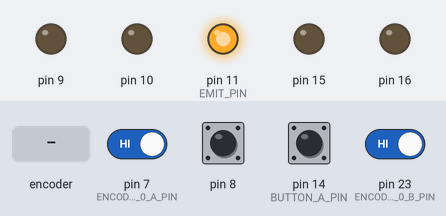
Bench run of a sketch on a simulated Arduino Leonardo, built with avr-gcc and run on an emulated ATmega32U4. Shown: output pins drawn as LEDs (lit = HIGH). The inputs (shaded band) are chosen by the test bench; at power-on: pin 7 (ENCODER_0_A_PIN), pin 8, pin 14 (BUTTON_A_PIN), pin 23 (ENCODER_0_B_PIN) HIGH.

Above: at 1.2 s.
1.3 s: pin 14 (BUTTON_A_PIN) pulled LOW for 0.15 s
At 1.6 s:
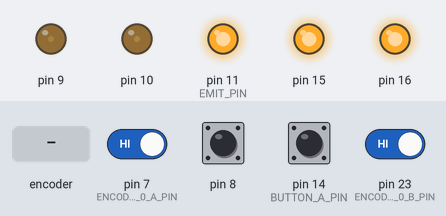
4.3 s: rotary encoder on pin 7 (ENCODER_0_A_PIN) / pin 23 (ENCODER_0_B_PIN) turned 1 step (first pin leading)
At 7.27 s:
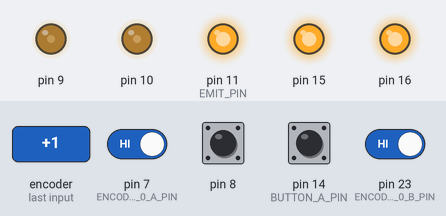
7.3 s: pin 8 pulled LOW for 0.15 s
10.4 s: pin 8 pulled LOW for 1 s
At 12.89 s:
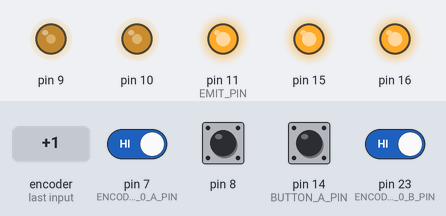
Timing chart, 0 to 17.6 s (numbered marks = the images above; inputs shaded):
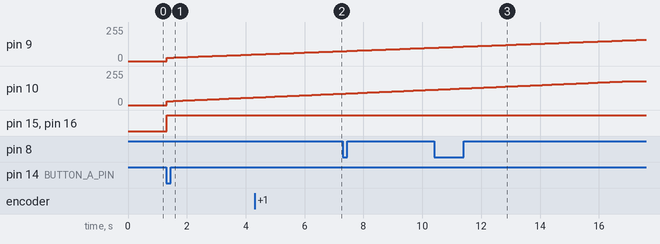

Measured:
- after the input at 1.3 s, pin 9: moves from 0/255 to 49/255 over 2.9 s, starting at once; pin 10: moves from 0/255 to 57/255 over 2.9 s, starting at once; pin 15, pin 16: LOW → HIGH at once

The sketch:

Leader_arc_test_v5_NKrobot.ino
```cpp
#include "Motors.h"
#include "LineSensors.h"
#include "PID.h"
#include "Encoders.h"
#include "Kinematics.h"
#include <math.h>

Motors_c motors;
PID_c left_pid;
PID_c right_pid;
PID_c heading_pid;
Kinematics_c pose;

// button pin
const int BUTTON_A_PIN = 14;

// target coordinates
float TARGET_X = -300.0f;
float TARGET_Y = -100.0f;
bool travelling = false;

const float DIST_TOL = 5.0;

// timing variables
const uint32_t SPEED_EST_MS = 10;
const uint32_t CTRL_MS = 20;
const uint32_t POSE_MS = 20;

uint32_t lastCtrlTime = 0;
uint32_t lastSpeedTime = 0;
uint32_t lastPoseTime = 0;

// pwm limits
const int PWM_MAX_ABS = 60;
const int PWM_FLOOR = 18;

// pid settings & steering
const float DRIVE_KP = 60.0f;
const float DRIVE_KI = 0.02f;
const float DRIVE_KD = 0.001f;

const float HEAD_KP = 2.0f;
const float HEAD_KI = 0.0f;
const float HEAD_KD = 0.0f;

const float REVERSE_SPEED = 0.45f;
const float MAX_STEER = 0.04f;

// state variables
bool lastButtonState = HIGH;

// wheel speed estimation variables
long last_e0 = 0;
long last_e1 = 0;

float right_speed = 0.0f;
float left_speed = 0.0f;
float last_speed_e0 = 0.0f;
float last_speed_e1 = 0.0f;

const float ALPHA = 0.2f;

// logging
const uint32_t LOG_MS = 50;
const int LOG_SIZE = 200;
const uint32_t STOP_SETTLE_MS = 1000;
const float MOTION_START_SPEED = 0.03f;
const float STOP_SPEED_THRESHOLD = 0.01f;

struct LogEntry {
  uint32_t t_ms;
  int16_t x_centi; // pose.x * 100
  int16_t y_centi; // pose.y * 100
};

LogEntry logBuffer[LOG_SIZE];
int logIndex = 0;
uint32_t lastLogTime = 0;
bool loggingActive = false;
bool logReadyToDump = false;
bool hasStartedMotion = false;
uint32_t belowSpeedSince = 0;

// FSM states
enum RobotState {
  WAITING,
  REVERSING,
  DONE,
  STOPPED
};

RobotState state = WAITING;

// helper functions
float clampFloat(float x, float lo, float hi) {
  if (x < lo) return lo;
  if (x > hi) return hi;
  return x;
}

int clampInt(int x, int lo, int hi) {
  if (x < lo) return lo;
  if (x > hi) return hi;
  return x;
}

int applyPwmFloor(int pwm, float demand_speed, int floorVal) {
  if (demand_speed == 0.0f) return 0;
  if (abs(pwm) < floorVal) {
    pwm = (demand_speed > 0.0f) ? floorVal : -floorVal;
  }
  return pwm;
}

void stopRobot() {
  motors.setPWM(0, 0);
  left_pid.reset();
  right_pid.reset();
  heading_pid.reset();

  if (loggingActive) {
    loggingActive = false;
    logReadyToDump = true;
  }
}

float angleDiff(float target) {
  return atan2f(sinf(target - pose.theta), cosf(target - pose.theta));
}

void startLogging() {
  logIndex = 0;
  lastLogTime = millis() - LOG_MS;
  loggingActive = true;
  logReadyToDump = false;
  hasStartedMotion = false;
  belowSpeedSince = 0;
}

void logData() {
  if (!loggingActive) return;

  uint32_t now = millis();
  if (now - lastLogTime < LOG_MS) return;
  lastLogTime = now;

  if (logIndex >= LOG_SIZE) return;

  logBuffer[logIndex].x_centi = (int16_t)(pose.x * 100.0f);
  logBuffer[logIndex].y_centi = (int16_t)(pose.y * 100.0f);
  logBuffer[logIndex].t_ms = now;
  logIndex++;
}

void logDump() {
  bool buttonState = digitalRead(BUTTON_A_PIN);
  static bool lastBtn = HIGH;

  if (lastBtn == HIGH && buttonState == LOW) {
    delay(20);
    if (digitalRead(BUTTON_A_PIN) == LOW && logReadyToDump) {
      Serial.println(F("i,x_mm,y_mm,ts"));
      for (int i = 0; i < logIndex; i++) {
        float x = logBuffer[i].x_centi / 100.0f;
        float y = logBuffer[i].y_centi / 100.0f;
        Serial.print(i);
        Serial.print(",");
        Serial.print(x);
        Serial.print(",");
        Serial.print(y);
        Serial.print(",");
        Serial.println(logBuffer[i].t_ms);
      }
      logReadyToDump = false;
    }
  }

  lastBtn = buttonState;
}

// wheel speed estimation
void updateWheelSpeedsIfNeeded() {
  uint32_t now = millis();
  uint32_t elapsed = now - lastSpeedTime;

  if (elapsed < SPEED_EST_MS) return;

  lastSpeedTime = now;

  long delta_e0 = count_e0 - last_e0;
  long delta_e1 = count_e1 - last_e1;

  last_e0 = count_e0;
  last_e1 = count_e1;

  float speed_e0 = (float)delta_e0 / (float)elapsed;
  float speed_e1 = (float)delta_e1 / (float)elapsed;

  right_speed = ALPHA * speed_e0 + (1.0f - ALPHA) * last_speed_e0;
  left_speed  = ALPHA * speed_e1 + (1.0f - ALPHA) * last_speed_e1;

  last_speed_e0 = right_speed;
  last_speed_e1 = left_speed;
}

// pose update
void updatePoseifNeeded() {
  uint32_t now = millis();
  if (now - lastPoseTime < POSE_MS) return;
  lastPoseTime = now;

  pose.update();
}

// reverse pid control
void setTravel(float x, float y) {
  TARGET_X = x;
  TARGET_Y = y;
  travelling = true;
  left_pid.reset();
  right_pid.reset();
  heading_pid.reset();
  startLogging();
}

bool checkTravelReverse() {
  if (!travelling) {
    return true;
  }

  float dx = TARGET_X - pose.x;
  float dy = TARGET_Y - pose.y;
  float dist = sqrtf(dx * dx + dy * dy);

  // Stop if within 5 mm of target, OR x < -305, OR y < -105
  if (dist <= DIST_TOL || pose.x < -305.0f || pose.y < -105.0f) {
    motors.setPWM(0, 0);
    travelling = false;
    left_pid.reset();
    right_pid.reset();
    heading_pid.reset();
    return true;
  }

  float desired_heading = atan2f(dy, dx);
  desired_heading += PI;

  float heading_error = angleDiff(desired_heading);
  float rev = REVERSE_SPEED;
  float head_corr = 2.0f * heading_pid.update(0.0f, heading_error);
  float steer_limit = 0.07f * rev;
  head_corr = clampFloat(head_corr, -steer_limit, steer_limit);

  if (dist < 50.0f) {
    rev = 0.3f;
  }

  float left_pwm  = left_pid.update(-rev + head_corr, left_speed);
  float right_pwm = right_pid.update(-rev - head_corr, right_speed);

  motors.setPWM((int)left_pwm, (int)right_pwm);
  return false;
}

// state functions
void stateWaiting() {
  bool buttonState = digitalRead(BUTTON_A_PIN);

  if (lastButtonState == HIGH && buttonState == LOW) {
    setTravel(TARGET_X, TARGET_Y);
    state = REVERSING;
  }
  lastButtonState = buttonState;
}

void stateReverse() {
  if (fabs(left_speed) > MOTION_START_SPEED || fabs(right_speed) > MOTION_START_SPEED) {
    hasStartedMotion = true;
  }

  if (checkTravelReverse()) {
    stopRobot();
    belowSpeedSince = millis();
    state = DONE;
  }
}

void stateDone() {
  motors.setPWM(0, 0);

  float maxAbsSpeed = fabs(left_speed);
  if (fabs(right_speed) > maxAbsSpeed) maxAbsSpeed = fabs(right_speed);

  if (maxAbsSpeed < STOP_SPEED_THRESHOLD) {
    if (belowSpeedSince == 0) {
      belowSpeedSince = millis();
    }

    if (hasStartedMotion && (millis() - belowSpeedSince >= STOP_SETTLE_MS)) {
      state = STOPPED;
    }
  } else {
    belowSpeedSince = 0;
  }
}

void stateStopped() {
  motors.setPWM(0, 0);
}

// setup function
void setup() {
  Serial.begin(9600);

  motors.initialise();
  setupEncoder0();
  setupEncoder1();

  pinMode(EMIT_PIN, OUTPUT);
  digitalWrite(EMIT_PIN, HIGH);

  pinMode(BUTTON_A_PIN, INPUT_PULLUP);

  pose.initialise(0, 0, 0);

  left_pid.initialise(DRIVE_KP, DRIVE_KI, DRIVE_KD);
  right_pid.initialise(DRIVE_KP, DRIVE_KI, DRIVE_KD);
  heading_pid.initialise(HEAD_KP, HEAD_KI, HEAD_KD);
  left_pid.reset();
  right_pid.reset();
  heading_pid.reset();

  last_e0 = count_e0;
  last_e1 = count_e1;
  lastSpeedTime = millis();
  lastCtrlTime = millis();
  lastPoseTime = millis();

  motors.setPWM(0, 0);
  state = WAITING;
}

// loop
void loop() {
  updateWheelSpeedsIfNeeded();
  updatePoseifNeeded();

  switch (state) {
    case WAITING:
      stateWaiting();
      break;
    case REVERSING:
      stateReverse();
      break;
    case DONE:
      stateDone();
      break;
    case STOPPED:
      stateStopped();
      break;
  }

  logData();
  logDump();
}
```

Encoders.h
```cpp
/*
 *
 * This code has been completed for you and should not be changed.
 * This code will be discussed in Labsheet 3.
 *
 */

#ifndef _ENCODERS_H
#define _ENCODERS_H

#define ENCODER_0_A_PIN  7
#define ENCODER_0_B_PIN  23
#define ENCODER_1_A_PIN  26
//#define ENCODER_1_B_PIN Non-standard pin!


// Volatile Global variables used by Encoder ISR.
volatile long count_e0; // used by encoder to count the rotation
volatile byte state_e0; // used to determine quadrature state
volatile long count_e1;
volatile byte state_e1;


// This ISR handles just Encoder 1
// ISR to read the Encoder1 Channel A and B pins
// and then look up based on  transition what kind of
// rotation must have occured.
ISR( INT6_vect ) {
  // We know that the ISR is only called when a pin changes.
  // We also know only 1 pin can change at a time.
  // The XOR(AB) signal change from "Channel A" triggers ISR.

  // First, Read in the new state of the encoder pins.
  // Standard pins, so standard read functions.
  boolean e0_B = digitalRead( ENCODER_0_B_PIN ); // normal B state
  boolean e0_A = digitalRead( ENCODER_0_A_PIN ); // XOR(AB)

  // Software XOR (^) logically infers
  // the true value of A given the state of B
  e0_A = e0_A ^ e0_B;

  // Shift our (new) current readings into bit positions
  // 2 and 3 in the state variable (current state)
  // State: (bit3)  (bit2)  (bit1)   (bit0)
  // State:  new B   new A   old B   old A
  state_e0 = state_e0 | ( e0_B  << 3 );
  state_e0 = state_e0 | ( e0_A  << 2 );

  if ( state_e0 == 1 ) {
    count_e0--;
  } else if ( state_e0 == 2) {
    count_e0++;
  } else if ( state_e0 == 4) {
    count_e0++;
  } else if ( state_e0 == 7) {
    count_e0--;
  } else if ( state_e0 == 8) {
    count_e0--;
  } else if ( state_e0 == 11) {
    count_e0++;
  } else if ( state_e0 == 13) {
    count_e0++;
  } else if ( state_e0 == 14) {
    count_e0--;
  }

  // Shift the current readings (bits 3 and 2) down
  // into position 1 and 0 (to become prior readings)
  // This bumps bits 1 and 0 off to the right, "deleting"
  // them for the next ISR call.
  state_e0 = state_e0 >> 2;

}


// This ISR handles just Encoder 0
// ISR to read the Encoder0 Channel A and B pins
// and then look up based on  transition what kind of
// rotation must have occured.
ISR( PCINT0_vect ) {

  // First, Read in the new state of the encoder pins.

  // Mask for a specific pin from the port.
  // Non-standard pin, so we access the register
  // directly.
  // Reading just PINE would give us a number
  // composed of all 8 bits.  We want only bit 2.
  // B00000100 masks out all but bit 2
  // It is more portable to use the PINE2 keyword.
  boolean e1_B = PINE & (1 << PINE2);
  //boolean e1_B = PINE & B00000100;  // Does same as above.

  // Standard read from the other pin.
  boolean e1_A = digitalRead( ENCODER_1_A_PIN ); // 26 the same as A8


  e1_A = e1_A ^ e1_B;

  // Create a bitwise representation of our states
  // We do this by shifting the boolean value up by
  // the appropriate number of bits, as per our table
  // header:
  //
  // State :  (bit3)  (bit2)  (bit1)  (bit0)
  // State :  New A,  New B,  Old A,  Old B.
  state_e1 = state_e1 | ( e1_B  << 3 );
  state_e1 = state_e1 | ( e1_A  << 2 );


  // This is an inefficient way of determining
  // the direction.  However it illustrates well
  // against the lecture slides.
  if ( state_e1 == 1 ) {
    count_e1--;
  } else if ( state_e1 == 2) {
    count_e1++;
  } else if ( state_e1 == 4) {
    count_e1++;
  } else if ( state_e1 == 7) {
    count_e1--;
  } else if ( state_e1 == 8) {
    count_e1--;
  } else if ( state_e1 == 11) {
    count_e1++;
  } else if ( state_e1 == 13) {
    count_e1++;
  } else if ( state_e1 == 14) {
    count_e1--;
  }

  // Shift the current readings (bits 3 and 2) down
  // into position 1 and 0 (to become prior readings)
  // This bumps bits 1 and 0 off to the right, "deleting"
  // them for the next ISR call.
  state_e1 = state_e1 >> 2;
}


/*
   This setup routine enables interrupts for
   encoder1.  The interrupt is automatically
   triggered when one of the encoder pin changes.
   This is really convenient!  It means we don't
   have to check the encoder manually.
*/
void setupEncoder0()
{
  count_e0 = 0;

  // Setup pins for right encoder
  pinMode( ENCODER_0_A_PIN, INPUT );
  pinMode( ENCODER_0_B_PIN, INPUT );

  // initialise the recorded state of e0 encoder.
  state_e0 = 0;

  // Get initial state of encoder pins A + B
  boolean e0_A = digitalRead( ENCODER_0_A_PIN );
  boolean e0_B = digitalRead( ENCODER_0_B_PIN );
  e0_A = e0_A ^ e0_B;

  // Shift values into correct place in state.
  // Bits 1 and 0  are prior states.
  state_e0 = state_e0 | ( e0_B << 1 );
  state_e0 = state_e0 | ( e0_A << 0 );


  // Now to set up PE6 as an external interupt (INT6), which means it can
  // have its own dedicated ISR vector INT6_vector

  // Page 90, 11.1.3 External Interrupt Mask Register – EIMSK
  // Disable external interrupts for INT6 first
  // Set INT6 bit low, preserve other bits
  EIMSK = EIMSK & ~(1 << INT6);
  //EIMSK = EIMSK & B1011111; // Same as above.

  // Page 89, 11.1.2 External Interrupt Control Register B – EICRB
  // Used to set up INT6 interrupt
  EICRB |= ( 1 << ISC60 );  // using header file names, push 1 to bit ISC60
  //EICRB |= B00010000; // does same as above

  // Page 90, 11.1.4 External Interrupt Flag Register – EIFR
  // Setting a 1 in bit 6 (INTF6) clears the interrupt flag.
  EIFR |= ( 1 << INTF6 );
  //EIFR |= B01000000;  // same as above

  // Now that we have set INT6 interrupt up, we can enable
  // the interrupt to happen
  // Page 90, 11.1.3 External Interrupt Mask Register – EIMSK
  // Disable external interrupts for INT6 first
  // Set INT6 bit high, preserve other bits
  EIMSK |= ( 1 << INT6 );
  //EIMSK |= B01000000; // Same as above

}


void setupEncoder1(){

  count_e1 = 0;

  // Setting up left encoder:
  // The 3Pi board uses the pin PE2 (port E, pin 2) which is
  // very unconventional.  It doesn't have a standard
  // arduino alias (like d6, or a5, for example).
  // We set it up here with direct register access
  // Writing a 0 to a DDR sets as input
  // DDRE = Data Direction Register (Port)E
  // We want pin PE2, which means bit 2 (counting from 0)
  // PE Register bits [ 7  6  5  4  3  2  1  0 ]
  // Binary mask      [ 1  1  1  1  1  0  1  1 ]
  //
  // By performing an & here, the 0 sets low, all 1's preserve
  // any previous state.
  DDRE = DDRE & ~(1 << DDE6);
  //DDRE = DDRE & B11111011; // Same as above.

  // We need to enable the pull up resistor for the pin
  // To do this, once a pin is set to input (as above)
  // You write a 1 to the bit in the output register
  PORTE = PORTE | (1 << PORTE2 );
  //PORTE = PORTE | 0B00000100;

  // Encoder1 uses conventional pin 26
  pinMode( ENCODER_1_A_PIN, INPUT );
  digitalWrite( ENCODER_1_A_PIN, HIGH ); // Encoder 1 xor

  // initialise the recorded state of e1 encoder.
  state_e1 = 0;

  // Get initial state of encoder.
  boolean e1_B = PINE & (1 << PINE2);
  //boolean e1_B = PINE & B00000100;  // Does same as above.

  // Standard read from the other pin.
  boolean e1_A = digitalRead( ENCODER_1_A_PIN ); // 26 the same as A8

  // Some clever electronics combines the
  // signals and this XOR restores the
  // true value.
  e1_A = e1_A ^ e1_B;

  // Shift values into correct place in state.
  // Bits 1 and 0  are prior states.
  state_e1 = state_e1 | ( e1_B << 1 );
  state_e1 = state_e1 | ( e1_A << 0 );

  // Enable pin-change interrupt on A8 (PB4) for encoder0, and disable other
  // pin-change interrupts.
  // Note, this register will normally create an interrupt a change to any pins
  // on the port, but we use PCMSK0 to set it only for PCINT4 which is A8 (PB4)
  // When we set these registers, the compiler will now look for a routine called
  // ISR( PCINT0_vect ) when it detects a change on the pin.  PCINT0 seems like a
  // mismatch to PCINT4, however there is only the one vector servicing a change
  // to all PCINT0->7 pins.
  // See Manual 11.1.5 Pin Change Interrupt Control Register - PCICR

  // Page 91, 11.1.5, Pin Change Interrupt Control Register
  // Disable interrupt first
  PCICR = PCICR & ~( 1 << PCIE0 );
  // PCICR &= B11111110;  // Same as above

  // 11.1.7 Pin Change Mask Register 0 – PCMSK0
  PCMSK0 |= (1 << PCINT4);

  // Page 91, 11.1.6 Pin Change Interrupt Flag Register – PCIFR
  PCIFR |= (1 << PCIF0);  // Clear its interrupt flag by writing a 1.

  // Enable
  PCICR |= (1 << PCIE0);
}

#endif
```

Source omitted: Kinematics.h (6462 bytes), LineSensors.h (5009 bytes), Motors.h (4728 bytes), PID.h (3827 bytes)
